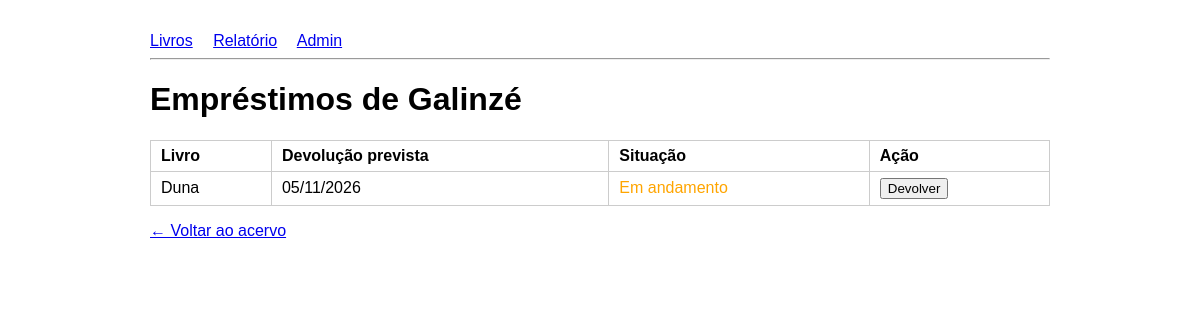
/membro/3/emprestimos/, run on the app's committed database.
### biblioteca/models.py (models this page shows, shortened)
class Membro(models.Model):
    nome = models.CharField(max_length=150)
    email = models.EmailField(unique=True)
    data_cadastro = models.DateField(auto_now_add=True)

class Emprestimo(models.Model):
    STATUS_CHOICES = [
        ('ATIVO', 'Ativo'),
        ('DEVOLVIDO', 'Devolvido'),
        ('ATRASADO', 'Atrasado'),
    ]
    livro = models.ForeignKey(Livro, on_delete=models.CASCADE)
    membro = models.ForeignKey(Membro, on_delete=models.CASCADE)
    data_emprestimo = models.DateField(auto_now_add=True)
    data_prevista_devolucao = models.DateField()
    data_devolucao = models.DateField(null=True, blank=True)
    status = models.CharField(max_length=10, choices=STATUS_CHOICES, default='ATIVO')
    @property
    def esta_atrasado(self):
        return self.status == 'ATIVO' and self.data_prevista_devolucao < timezone.localdate()

class Livro(models.Model):
    titulo = models.CharField(max_length=200)
    autor = models.ForeignKey(Autor, on_delete=models.CASCADE, related_name='livros')
    isbn = models.CharField(max_length=20, unique=True)
    copias_totais = models.PositiveIntegerField()
    copias_disponiveis = models.PositiveIntegerField()

### biblioteca/views.py (the view)
# urls.py: path('membro/<int:membro_id>/emprestimos/', views.meus_emprestimos,
def meus_emprestimos(request, membro_id):
    membro = get_object_or_404(Membro, pk=membro_id)
    emprestimos = membro.emprestimo_set.select_related('livro').order_by('-data_emprestimo')
    return render(request, 'biblioteca/meus_emprestimos.html', {
        'membro': membro,
        'emprestimos': emprestimos,
    })

### biblioteca/templates/biblioteca/meus_emprestimos.html (shortened to what this page needs)
{% extends 'biblioteca/base.html' %}
{% block conteudo %}
<h1>Empréstimos de {{ membro.nome }}</h1>
<table>
<tr>
<th>Livro</th>
<th>Devolução prevista</th>
<th>Situação</th>
<th>Ação</th>
</tr>
{% for emprestimo in emprestimos %}
<tr>
<td>{{ emprestimo.livro.titulo }}</td>
<td>{{ emprestimo.data_prevista_devolucao|date:"d/m/Y" }}</td>
<td>
{% if emprestimo.esta_atrasado %}
<span style="color:red">Atrasado</span>
{% elif emprestimo.status == 'DEVOLVIDO' %}
<span style="color:green">Devolvido</span>
{% else %}
<span style="color:orange">Em andamento</span>
{% endif %}
</td>
<td>
{% if emprestimo.status != 'DEVOLVIDO' %}
<form method="post" action="{% url 'devolver_livro' emprestimo.id %}">
<button type="submit">Devolver</button>
</form>
{% endif %}
</td>
</tr>
{% empty %}
<tr><td colspan="4">Este membro ainda não tem empréstimos.</td></tr>
{% endfor %}
</table>
<p><a href="{% url 'lista_livros' %}">&larr; Voltar ao acervo</a></p>
{% endblock %}

### biblioteca/templates/biblioteca/base.html (style rules this page uses)
body { font-family: Arial, sans-serif; max-width: 900px; margin: 2rem auto; padding: 0 1rem; }
table { border-collapse: collapse; width: 100%; }
th, td { border: 1px solid #ccc; padding: 6px 10px; text-align: left; }

### data on the page
Membro: nome "Galinzé"
Emprestimo: livro.titulo "Duna", data_prevista_devolucao "05/11/2026", status "Em andamento"
